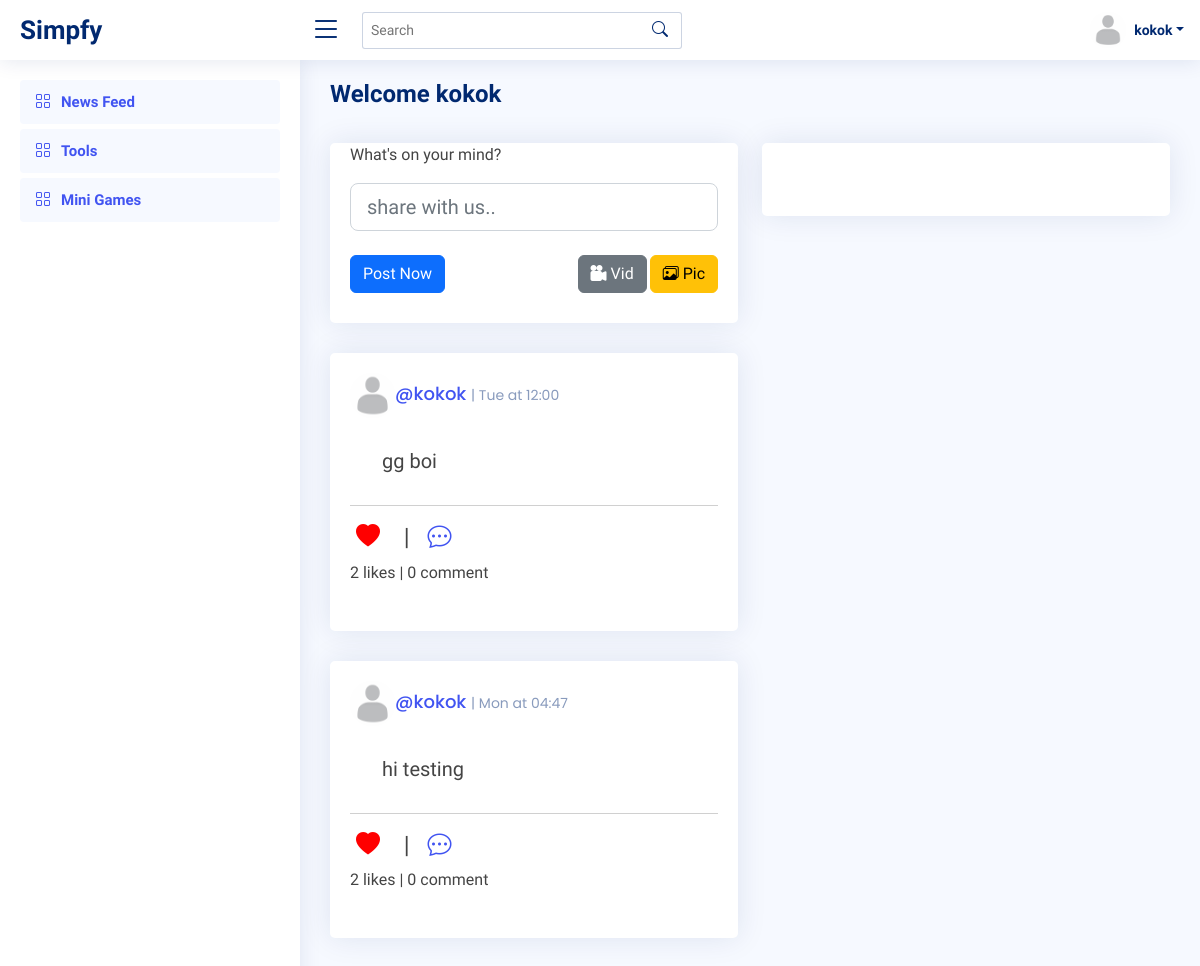
Before: / (signed in) with the older database file.
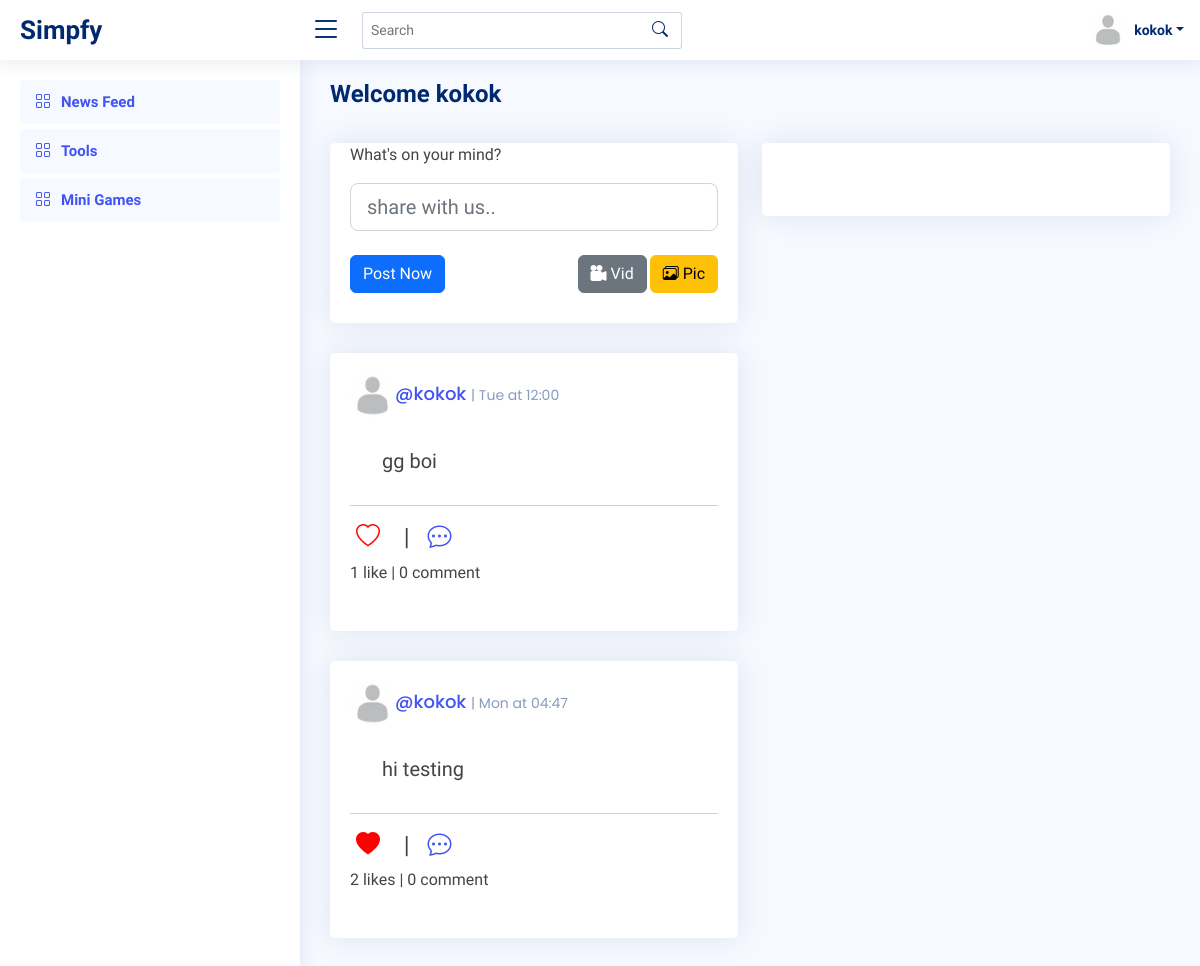
After: the same page with the newer database file.
### feed/models.py (models this page shows, shortened)
class Feed(models.Model):
    id = models.UUIDField(primary_key=True, default=uuid.uuid4)
    user = models.ForeignKey(Profile, on_delete=models.CASCADE)
    image = models.ImageField(upload_to='post_images', null=True, blank=True)
    video = models.FileField(upload_to='post_videos', null=True, blank=True)
    file = models.FileField(upload_to='post_files', null=True, blank=True)
    captionvid = models.TextField(null=True, blank=True)
    captionimg = models.TextField(null=True, blank=True)
    text = models.TextField(null=True, blank=True)
    created_at = models.DateTimeField(default=datetime.now())
    likes = models.IntegerField(default=0)
    like_stat = models.CharField(max_length=200, default="bi bi-heart")
    comments = models.TextField(null=True, blank=True)

### prof/models.py (models this page shows, shortened)
class Profile(models.Model):
    user = models.OneToOneField(User, on_delete=models.CASCADE)
    id_user = models.IntegerField()
    image = models.ImageField(upload_to='profile_images', default='blank.png')
    fname = models.CharField(max_length=300, null=True, blank=True)
    bio = models.CharField(max_length=300, null=True, blank=True)
    location = models.CharField(max_length=300, null=True, blank=True)
    saved = models.ManyToManyField("feed.Feed", related_name="Profile", blank=True)
    def __str__(self):
        return self.user.username

### feed/views.py (the view)
# urls.py: path('', views.index, name="index"),
@login_required(login_url='login')
def index(request):
    user_object = User.objects.get(username=request.user.username)
    user_profile = Profile.objects.get(user=user_object)
    all_user = Profile.objects.all()
    user_request = User.objects.get(username=request.user.username)
    user_req = Profile.objects.get(user=user_request)
    post = Feed.objects.all()
    context = {
        'user_profile':user_profile,
        'posts': post,
        'all_user' : all_user,
        'user_req':user_req,
    }
    return render(request, 'feed/index.html', context)

### templates/feed/index.html (shortened to what the changed rows need)
{% load static %}
{% include "../header.html" %}
  <main id="main" class="main">
    <div class="pagetitle">
      <h1>Welcome <b>{{ user_profile.user.username }}</b></h1>
    </div><br>
    <section class="section dashboard">
      <div class="row">
        <div class="col-lg-6">
          <div class="row">
            {% for post in posts reversed %}
            <div class="col-xxl-4 col-xl-12">
              <div class="card info-card customers-card">
                <div class="card-body">
                <p class="card-title"><a href="{{post.user.image.url}}"><img class="rounded-circle" src="{{ post.user.image.url }}" width="45"></a><a href="/profile/{{ post.user }}">@{{post.user}}</a> <span>| {{ post.created_at|date:"D" }} at {{ post.created_at|date:"h:i" }}</span></hp>
                  <div class="d-flex align-items-center">
                    <div class="ps-3">
                      {% if post.captionimg != None and post.image.url != None %}
                      <div class="p-2 px-3"><h5>{{ post.captionimg }}</h5></div>
                      <div class="feed-image p-2 px-3"><a href="{{ post.image.url }}"><img class="img-fluid img-responsive" src="{{ post.image.url }}"></a></div>
                      {% elif post.caption != None and post.file.url != None %}
                      <div class="p-2 px-3"><h5>{{ post.caption }}</h5></div>
                      <div class="feed-image p-2 px-3"><a href="{{ post.file.url }}">View File</a></div>
                      {% else %}
                      <div class="p-2 px-3"><h5>{{ post.text }}</h5></div>
                      {% endif %}
                    </div>
                  </div><hr>
                  <div style="overflow:auto;">
                    <div style="float:left;">
                      <h4>
                        <button style="color:red;" class="likebutton" id="like{{post.id}}" data-catid="{{ post.id }}">
                          <i class="{{post.like_stat}}"></i>
                        </button>
                        &nbsp;&nbsp;|&nbsp;&nbsp;
                        <a href="#"><i class="bi bi-chat-dots"></i></a>
                      </h4>
                      <p>
                        {% if post.likes == 0 %}
                        0 like
                        {% elif post.likes == 1 %}
                        {{post.likes}} like
                        {% else %}
                        {{ post.likes }} likes
                        {% endif %}
                        | 0 comment</p>
                    </div>
                  </div>
                </div>
              </div>
            </div>
            {% endfor %}
          </div>
        </div>
      </div>
    </section>
  </main>
</body>
</html>

Changed rows visible on the page:
changed Feed "gg boi": like_stat "bi bi-heart-fill" → "bi bi-heart" (drawn); likes "2" → "1"; likes "likes" → "like"
